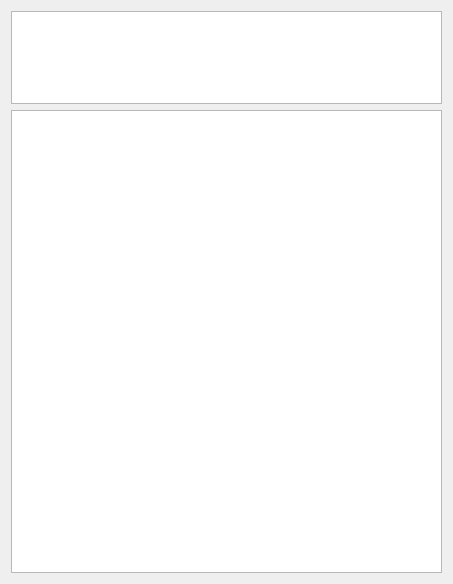
<?xml version="1.0" encoding="UTF-8"?>
<ui version="4.0">
 <class>MainWindow</class>
 <widget class="QMainWindow" name="MainWindow">
  <property name="geometry">
   <rect>
    <x>0</x>
    <y>0</y>
    <width>453</width>
    <height>584</height>
   </rect>
  </property>
  <property name="windowTitle">
   <string>Маршрутизатор TCP портов</string>
  </property>
  <widget class="QWidget" name="centralWidget">
   <layout class="QGridLayout" name="gridLayout">
    <item row="1" column="0">
     <widget class="QTextBrowser" name="textBrowser">
      <property name="sizePolicy">
       <sizepolicy hsizetype="Expanding" vsizetype="Expanding">
        <horstretch>0</horstretch>
        <verstretch>5</verstretch>
       </sizepolicy>
      </property>
     </widget>
    </item>
    <item row="0" column="0">
     <widget class="QListWidget" name="listWidget">
      <property name="sizePolicy">
       <sizepolicy hsizetype="Expanding" vsizetype="Expanding">
        <horstretch>0</horstretch>
        <verstretch>1</verstretch>
       </sizepolicy>
      </property>
     </widget>
    </item>
   </layout>
  </widget>
 </widget>
 <layoutdefault spacing="6" margin="11"/>
 <resources/>
 <connections/>
</ui>
